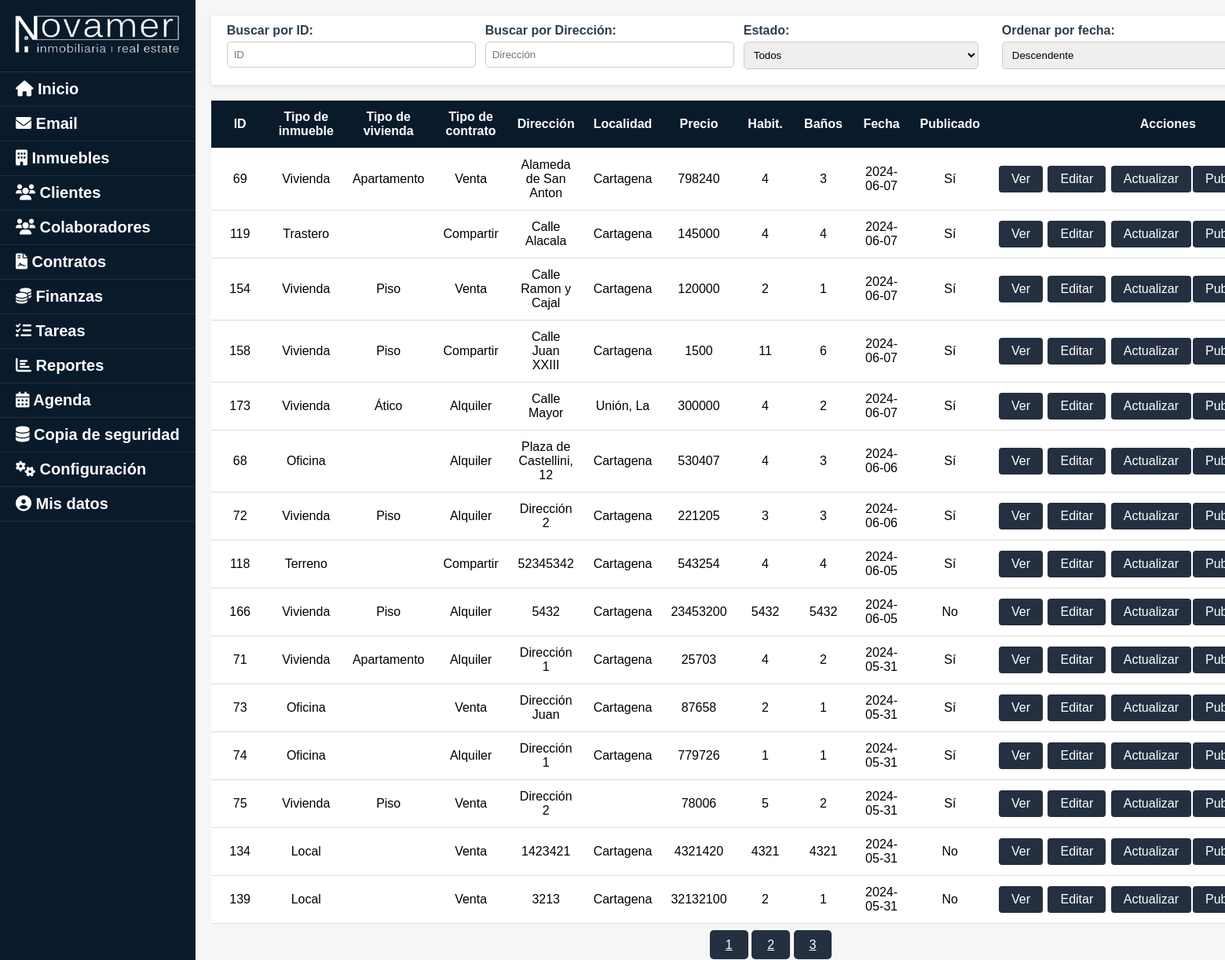
The page /crm/src/inmuebles/mis_inmuebles.php (signed in) on the database its author committed.
### tables this page shows
CREATE TABLE `inmuebles` (
  `inmueble_id` int(11) NOT NULL,
  `inmueble_tipo_inmueble` varchar(10) NOT NULL,
  `inmueble_tipo_vivienda` varchar(20) DEFAULT NULL,
  `inmueble_tipo_contrato` varchar(10) NOT NULL,
  `inmueble_dir` varchar(100) NOT NULL,
  `inmueble_ccaa` varchar(100) NOT NULL,
  `inmueble_provincia` varchar(30) NOT NULL,
  `inmueble_municipio` varchar(100) NOT NULL,
  `inmueble_precio` float NOT NULL,
  `inmueble_superficie` float NOT NULL,
  `inmueble_habitaciones` int(11) NOT NULL,
  `inmueble_banos` int(11) NOT NULL,
  `inmueble_orientacion` varchar(8) NOT NULL,
  `inmueble_estado` varchar(20) NOT NULL,
  `inmueble_antiguedad` varchar(20) NOT NULL,
  `inmueble_descripcion` text NOT NULL,
  `inmueble_certificado` varchar(10) NOT NULL,
  `inmueble_propietario` varchar(100) DEFAULT NULL,
  `inmueble_colab` varchar(100) DEFAULT NULL,
  `inmueble_fecha` date NOT NULL,
  `inmueble_publico` tinyint(1) NOT NULL
);

### crm/src/inmuebles/mis_inmuebles.php (the view, shortened to what this page needs)
<?php
include '../../includes/conexion.php';
include '../../templates/sidebar.php';
$filtro_id = $_SESSION['filtro_id'];
$filtro_dir = $_SESSION['filtro_dir'];
$filtro_estado = $_SESSION['filtro_estado'];
$orden_fecha = $_SESSION['orden_fecha'];
$pagina_actual = isset($_GET['pagina']) ? (int) $_GET['pagina'] : 1;
$por_pagina = 15;
$offset = ($pagina_actual - 1) * $por_pagina;
$consulta = "SELECT * FROM inmuebles WHERE 1=1 ";
$consulta .= " ORDER BY inmueble_fecha $orden_fecha LIMIT $por_pagina OFFSET $offset";
$resultado = mysqli_query($conexion, $consulta);
$consulta_total = "SELECT COUNT(*) AS total FROM inmuebles WHERE 1=1 ";
$resultado_total = mysqli_query($conexion, $consulta_total);
$fila_total = mysqli_fetch_assoc($resultado_total);
$total_inmuebles = $fila_total['total'];
$total_paginas = ceil($total_inmuebles / $por_pagina);
?>
<!DOCTYPE html>
<html lang="es">
<head>
</head>
<body>
    <div id="contenedor">
        <div class="container">
            <form method="post" action="mis_inmuebles.php" style="width: 100%; display: flex;">
                <div class="field-container">
                    <div class="form-group">
                        <label for="inmueble_id">Buscar por ID:</label>
                        <input type="text" id="inmueble_id" name="inmueble_id" placeholder="ID" list="datalist_id"
                            autocomplete="off" value="<?php echo htmlspecialchars($filtro_id); ?>">
                    </div>
                </div>
                <div class="field-container">
                    <div class="form-group">
                        <label for="inmueble_dir">Buscar por Dirección:</label>
                        <input type="text" id="inmueble_dir" name="inmueble_dir" placeholder="Dirección"
                            list="datalist_dir" autocomplete="off" value="<?php echo htmlspecialchars($filtro_dir); ?>">
                    </div>
                </div>
                <div class="field-container">
                    <div class="form-group">
                        <label for="estado_inmueble">Estado:</label>
                        <select id="estado_inmueble" name="estado_inmueble">
                            <option value="" <?php echo $filtro_estado == '' ? 'selected' : ''; ?>>Todos</option>
                        </select>
                    </div>
                </div>
                <div class="field-container">
                    <div class="form-group">
                        <label for="orden_fecha">Ordenar por fecha:</label>
                        <select id="orden_fecha" name="orden_fecha">
                            <option value="DESC" <?php echo $orden_fecha == 'DESC' ? 'selected' : ''; ?>>Descendente
                            </option>
                        </select>
                    </div>
                </div>
            </form>
        </div>
        <div id="contenido">
            <?php
            if (mysqli_num_rows($resultado) > 0) {
                echo "<table>";
                echo "<thead>";
                echo "<tr>";
                echo "<th>ID</th>";
                echo "<th>Tipo de inmueble</th>";
                echo "<th>Tipo de vivienda</th>";
                echo "<th>Tipo de contrato</th>";
                echo "<th>Dirección</th>";
                echo "<th>Localidad</th>";
                echo "<th>Precio</th>";
                echo "<th>Habit.</th>";
                echo "<th>Baños</th>";
                echo "<th>Fecha</th>";
                echo "<th>Publicado</th>";
                echo "<th>Acciones</th>";
                echo "</tr>";
                echo "</thead>";
                echo "<tbody>";
                $columnas_excluidas = ['inmueble_ccaa', 'inmueble_provincia', 'inmueble_superficie', 'inmueble_estado', 'inmueble_antiguedad', 'inmueble_certificado', 'inmueble_descripcion', 'inmueble_orientacion', 'inmueble_propietario', 'inmueble_colab'];
                while ($fila = mysqli_fetch_assoc($resultado)) {
                    echo "<tr>";
                    foreach ($fila as $columna => $valor) {
                        if (!in_array($columna, $columnas_excluidas)) {
                            if ($columna === 'inmueble_publico') {
                                echo "<td>" . ($valor == 1 ? 'Sí' : 'No') . "</td>";
                            } else {
                                echo "<td>" . htmlspecialchars($valor) . "</td>";
                            }
                        }
                    }
                    $inmueble_id = $fila['inmueble_id'];
                    echo "<td style='width: 200px; white-space: nowrap;'>";
                    echo "<a href='../../../web/src/detalle_inmueble.php?id=$inmueble_id&pagina=$pagina_actual' class='btn-accion'>Ver</a> ";
                    echo "<a href='insertar_inmueble.php?id=$inmueble_id&pagina=$pagina_actual' class='btn-accion'>Editar</a> ";
                    echo "<a href='actualizar_inmueble.php?id=$inmueble_id&pagina=$pagina_actual' class='btn-accion'>Actualizar</a>";
                    echo "<a href='publicar_inmueble.php?id=$inmueble_id&pagina=$pagina_actual' class='btn-accion'>Publicar</a>";
                    echo "</td>";
                    echo "</tr>";
                }
                echo "</tbody>";
                echo "</table>";
            } else {
                echo "No se encontraron inmuebles.";
            }
            ?>
            <br>
            <div class="paginacion">
                <?php
                for ($i = 1; $i <= $total_paginas; $i++) {
                    echo "<a href='mis_inmuebles.php?pagina=$i' class='btn'>" . $i . "</a> ";
                }
                ?>
            </div>
        </div>
    </div>
</body>
</html>

### crm/templates/sidebar.php (style rules this page uses)
body { display: flex; min-height: 100vh; width: 100%; margin: 0; background-color: #f6f6f6; font-family: Arial, sans-serif; }

### crm/src/inmuebles/mis_inmuebles.php (style rules this page uses)
.container { margin-top: 20px; margin-left: 20px; background-color: #ffffff; padding: 10px 20px; box-shadow: 0 2px 6px rgba(0, 0, 0, 0.1); }
.field-container { flex: 1 1 30%; min-width: 250px; margin-right: 30px; }
.form-group { display: flex; flex-direction: column; margin-bottom: 10px; }
label { margin-bottom: 5px; font-weight: bold; color: #2c3e50; }
input[type="text"], select { padding: 8px; border: 1px solid #ccc; border-radius: 5px; width: 100%; }
table { margin-top: 20px; margin-left: 20px; border-collapse: collapse; }
th, td { min-width: 50px; text-align: left; padding: 12px; border-bottom: 1px solid #ddd; text-align: center; }
th { background-color: #091a2b; color: white; }
td { background-color: #ffffff; }
.btn, button { padding: 10px 20px; background-color: #243040; color: white; border: none; border-radius: 5px; cursor: pointer; transition: background-color 0.3s, transform 0.2s; }
.btn-accion { background-color: #243040; color: #fff; padding: 8px 16px; margin-right: 2px; border: none; border-radius: 4px; cursor: pointer; text-decoration: none; display: inline-block; }
.paginacion { text-align: center; margin-bottom: 10px; }

### rows shown on the page
inmuebles: inmueble_id "69", inmueble_tipo_inmueble "Vivienda", inmueble_tipo_vivienda "Apartamento", inmueble_tipo_contrato "Venta", inmueble_dir "Alameda de San Anton", inmueble_municipio "Cartagena", inmueble_precio "798240", inmueble_habitaciones "4", inmueble_banos "3", inmueble_fecha "2024-06-07", inmueble_publico "Sí"
inmuebles: inmueble_id "119", inmueble_tipo_inmueble "Trastero", inmueble_tipo_contrato "Compartir", inmueble_dir "Calle Alacala", inmueble_municipio "Cartagena", inmueble_precio "145000", inmueble_habitaciones "4", inmueble_banos "4", inmueble_fecha "2024-06-07", inmueble_publico "Sí"
inmuebles: inmueble_id "154", inmueble_tipo_inmueble "Vivienda", inmueble_tipo_vivienda "Piso", inmueble_tipo_contrato "Venta", inmueble_dir "Calle Ramon y Cajal", inmueble_municipio "Cartagena", inmueble_precio "120000", inmueble_habitaciones "2", inmueble_banos "1", inmueble_fecha "2024-06-07", inmueble_publico "Sí"
inmuebles: inmueble_id "158", inmueble_tipo_inmueble "Vivienda", inmueble_tipo_vivienda "Piso", inmueble_tipo_contrato "Compartir", inmueble_dir "Calle Juan XXIII", inmueble_municipio "Cartagena", inmueble_precio "1500", inmueble_habitaciones "11", inmueble_banos "6", inmueble_fecha "2024-06-07", inmueble_publico "Sí"
inmuebles: inmueble_id "173", inmueble_tipo_inmueble "Vivienda", inmueble_tipo_vivienda "Ático", inmueble_tipo_contrato "Alquiler", inmueble_dir "Calle Mayor", inmueble_municipio "Unión, La", inmueble_precio "300000", inmueble_habitaciones "4", inmueble_banos "2", inmueble_fecha "2024-06-07", inmueble_publico "Sí"
inmuebles: inmueble_id "68", inmueble_tipo_inmueble "Oficina", inmueble_tipo_contrato "Alquiler", inmueble_dir "Plaza de Castellini, 12", inmueble_municipio "Cartagena", inmueble_precio "530407", inmueble_habitaciones "4", inmueble_banos "3", inmueble_fecha "2024-06-06", inmueble_publico "Sí"
inmuebles: inmueble_id "72", inmueble_tipo_inmueble "Vivienda", inmueble_tipo_vivienda "Piso", inmueble_tipo_contrato "Alquiler", inmueble_dir "Dirección 2", inmueble_municipio "Cartagena", inmueble_precio "221205", inmueble_habitaciones "3", inmueble_banos "3", inmueble_fecha "2024-06-06", inmueble_publico "Sí"
inmuebles: inmueble_id "118", inmueble_tipo_inmueble "Terreno", inmueble_tipo_contrato "Compartir", inmueble_dir "52345342", inmueble_municipio "Cartagena", inmueble_precio "543254", inmueble_habitaciones "4", inmueble_banos "4", inmueble_fecha "2024-06-05", inmueble_publico "Sí"
inmuebles: inmueble_id "166", inmueble_tipo_inmueble "Vivienda", inmueble_tipo_vivienda "Piso", inmueble_tipo_contrato "Alquiler", inmueble_dir "5432", inmueble_municipio "Cartagena", inmueble_precio "23453200", inmueble_habitaciones "5432", inmueble_banos "5432", inmueble_fecha "2024-06-05", inmueble_publico "No"
inmuebles: inmueble_id "71", inmueble_tipo_inmueble "Vivienda", inmueble_tipo_vivienda "Apartamento", inmueble_tipo_contrato "Alquiler", inmueble_dir "Dirección 1", inmueble_municipio "Cartagena", inmueble_precio "25703", inmueble_habitaciones "4", inmueble_banos "2", inmueble_fecha "2024-05-31", inmueble_publico "Sí"
inmuebles: inmueble_id "73", inmueble_tipo_inmueble "Oficina", inmueble_tipo_contrato "Venta", inmueble_dir "Dirección Juan", inmueble_municipio "Cartagena", inmueble_precio "87658", inmueble_habitaciones "2", inmueble_banos "1", inmueble_fecha "2024-05-31", inmueble_publico "Sí"
inmuebles: inmueble_id "74", inmueble_tipo_inmueble "Oficina", inmueble_tipo_contrato "Alquiler", inmueble_dir "Dirección 1", inmueble_municipio "Cartagena", inmueble_precio "779726", inmueble_habitaciones "1", inmueble_banos "1", inmueble_fecha "2024-05-31", inmueble_publico "Sí"
inmuebles: inmueble_id "75", inmueble_tipo_inmueble "Vivienda", inmueble_tipo_vivienda "Piso", inmueble_tipo_contrato "Venta", inmueble_dir "Dirección 2", inmueble_precio "78006", inmueble_habitaciones "5", inmueble_banos "2", inmueble_fecha "2024-05-31", inmueble_publico "Sí"
inmuebles: inmueble_id "134", inmueble_tipo_inmueble "Local", inmueble_tipo_contrato "Venta", inmueble_dir "1423421", inmueble_municipio "Cartagena", inmueble_precio "4321420", inmueble_habitaciones "4321", inmueble_banos "4321", inmueble_fecha "2024-05-31", inmueble_publico "No"
inmuebles: inmueble_id "139", inmueble_tipo_inmueble "Local", inmueble_tipo_contrato "Venta", inmueble_dir "3213", inmueble_municipio "Cartagena", inmueble_precio "32132100", inmueble_habitaciones "2", inmueble_banos "1", inmueble_fecha "2024-05-31", inmueble_publico "No"
